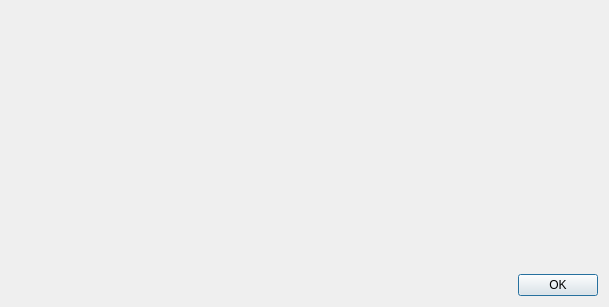
<?xml version="1.0" encoding="UTF-8"?>
<ui version="4.0">
 <class>VersionCheckDialog</class>
 <widget class="QDialog" name="VersionCheckDialog">
  <property name="geometry">
   <rect>
    <x>0</x>
    <y>0</y>
    <width>609</width>
    <height>307</height>
   </rect>
  </property>
  <property name="windowTitle">
   <string>New Version Check</string>
  </property>
  <layout class="QVBoxLayout" name="verticalLayout_3">
   <item>
    <widget class="QStackedWidget" name="views">
     <property name="currentIndex">
      <number>0</number>
     </property>
     <widget class="QWidget" name="page">
      <layout class="QVBoxLayout" name="verticalLayout">
       <item>
        <widget class="widgets::Spinner" name="loadingSpinner">
         <property name="minimumSize">
          <size>
           <width>0</width>
           <height>64</height>
          </size>
         </property>
         <property name="maximumSize">
          <size>
           <width>16777215</width>
           <height>64</height>
          </size>
         </property>
        </widget>
       </item>
      </layout>
     </widget>
     <widget class="QWidget" name="page_2">
      <layout class="QVBoxLayout" name="verticalLayout_2">
       <item>
        <widget class="QTextBrowser" name="textBrowser">
         <property name="openExternalLinks">
          <bool>true</bool>
         </property>
        </widget>
       </item>
       <item>
        <widget class="QCheckBox" name="dontCheck">
         <property name="text">
          <string>Don't check automatically</string>
         </property>
        </widget>
       </item>
      </layout>
     </widget>
     <widget class="QWidget" name="page_3">
      <layout class="QVBoxLayout" name="verticalLayout_4">
       <item>
        <widget class="QLabel" name="downloadLabel">
         <property name="text">
          <string notr="true">Downloading...</string>
         </property>
        </widget>
       </item>
       <item>
        <widget class="QProgressBar" name="progressBar">
         <property name="value">
          <number>0</number>
         </property>
        </widget>
       </item>
       <item>
        <spacer name="verticalSpacer">
         <property name="orientation">
          <enum>Qt::Vertical</enum>
         </property>
         <property name="sizeHint" stdset="0">
          <size>
           <width>20</width>
           <height>40</height>
          </size>
         </property>
        </spacer>
       </item>
      </layout>
     </widget>
    </widget>
   </item>
   <item>
    <widget class="QDialogButtonBox" name="buttonBox">
     <property name="orientation">
      <enum>Qt::Horizontal</enum>
     </property>
     <property name="standardButtons">
      <set>QDialogButtonBox::Ok</set>
     </property>
    </widget>
   </item>
  </layout>
 </widget>
 <customwidgets>
  <customwidget>
   <class>widgets::Spinner</class>
   <extends>QWidget</extends>
   <header>desktop/widgets/spinner.h</header>
  </customwidget>
 </customwidgets>
 <resources/>
 <connections>
  <connection>
   <sender>buttonBox</sender>
   <signal>accepted()</signal>
   <receiver>VersionCheckDialog</receiver>
   <slot>accept()</slot>
   <hints>
    <hint type="sourcelabel">
     <x>248</x>
     <y>254</y>
    </hint>
    <hint type="destinationlabel">
     <x>157</x>
     <y>274</y>
    </hint>
   </hints>
  </connection>
  <connection>
   <sender>buttonBox</sender>
   <signal>rejected()</signal>
   <receiver>VersionCheckDialog</receiver>
   <slot>reject()</slot>
   <hints>
    <hint type="sourcelabel">
     <x>316</x>
     <y>260</y>
    </hint>
    <hint type="destinationlabel">
     <x>286</x>
     <y>274</y>
    </hint>
   </hints>
  </connection>
 </connections>
</ui>
